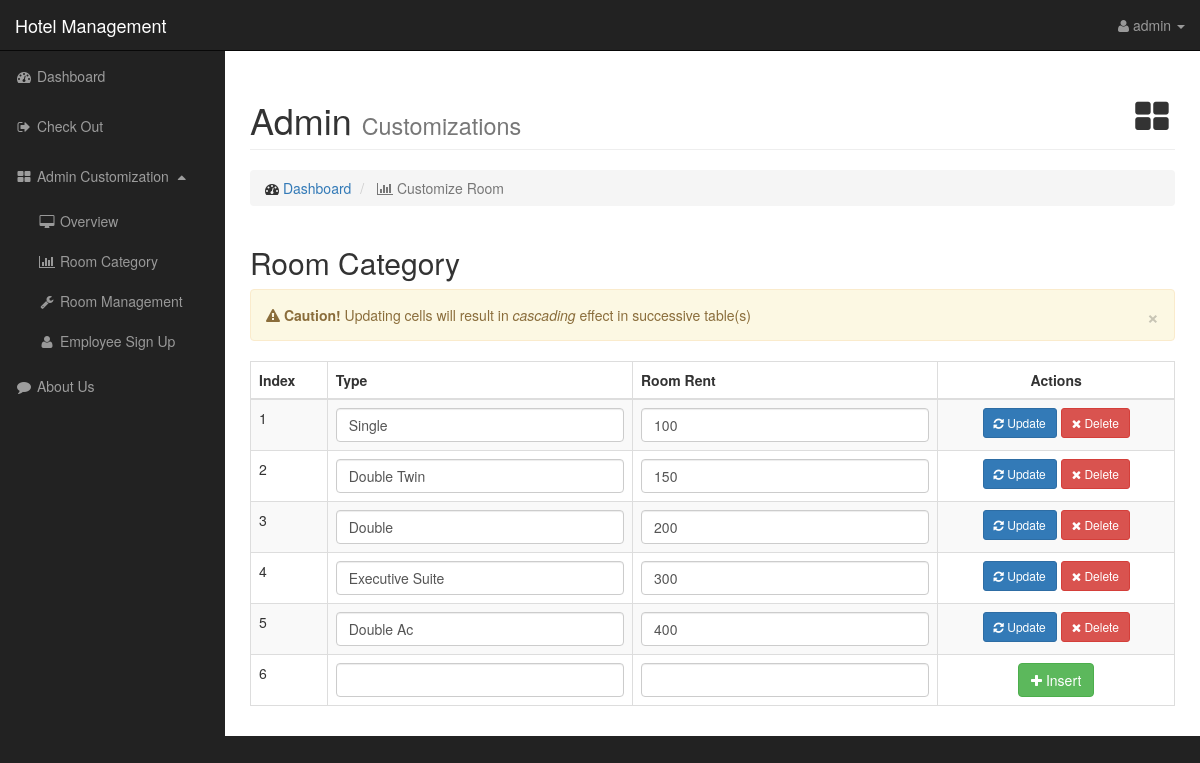
The page /roomCategory.php (signed in) on the database as committed earlier.
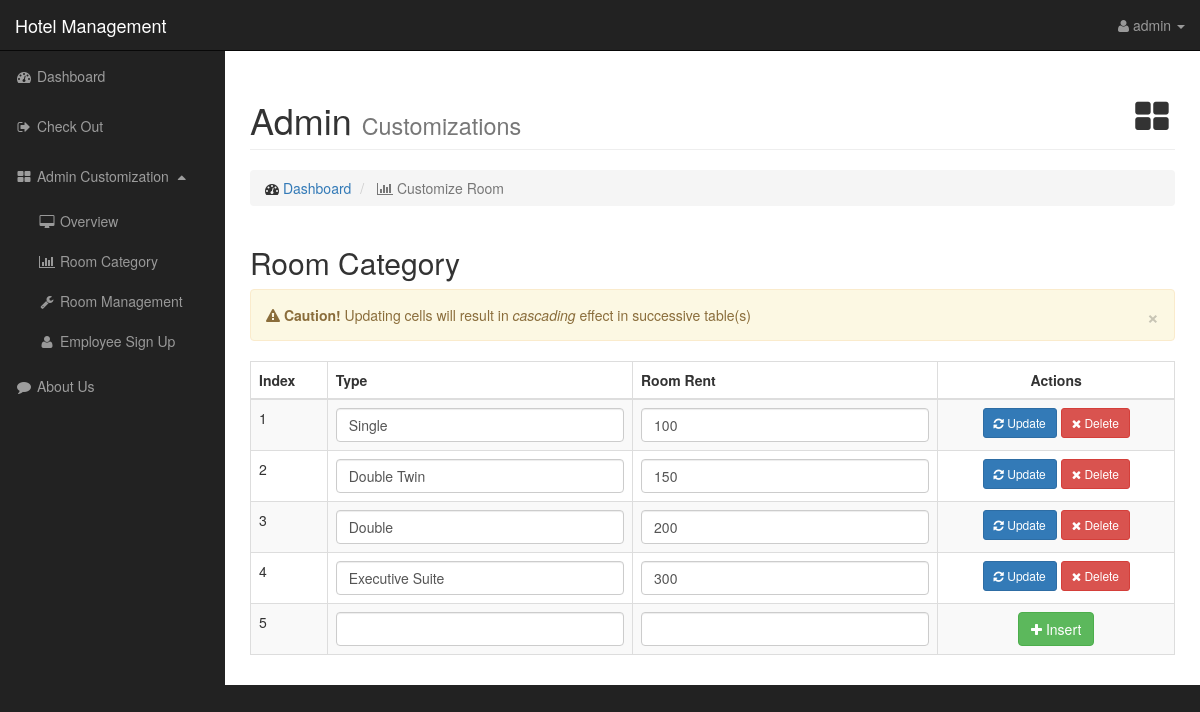
The same page on the database as committed later.
### tables this page shows
CREATE TABLE IF NOT EXISTS `category` (
  `id` int(11) NOT NULL AUTO_INCREMENT,
  `type` varchar(16) NOT NULL,
  `room_rent` int(11) NOT NULL,
  PRIMARY KEY (`id`),
  UNIQUE KEY `id` (`id`),
  UNIQUE KEY `type` (`type`)
);

### roomCategory.php (the view, shortened to what this page needs)
<?php
    include 'header.php';
?>
        <div id="page-wrapper">
            <div class="container-fluid">
                <div class="row">
                    <div class="col-lg-12">
                        <h1 class="page-header">
                            Admin <small>Customizations</small> <i class="fa fa-fw fa-th-large pull-right"></i>
                        </h1>
                        <ol class="breadcrumb">
                            <li>
                                <i class="fa fa-dashboard"></i> <a href="index.php">Dashboard</a>
                            </li>
                            <li class="active">
                                <i class="fa fa-bar-chart-o"></i> Customize Room
                            </li>
                        </ol>
                    </div>
                </div>
                <h2>Room Category</h2>
                <div class="alert alert-warning fade in">
                    <a href="#" class="close" data-dismiss="alert" aria-label="close">&times;</a>
                    <strong><i class="fa fa-warning"></i> Caution!</strong> Updating cells will result in <em>cascading</em> effect in successive table(s)
                </div>
                <div class="table-responsive">
                    <table class="table table-bordered table-hover table-striped">
                        <thead>
                            <tr>
                                <th>Index</th>
                                <th>Type</th>
                                <th>Room Rent</th>
                                <th class="text-center">Actions</th>
                            </tr>
                        </thead>
                        <tbody>
                            <?php
                            $query = "SELECT * from category";
                            $runQuery = mysql_query($query);
                            $count = 1;
                            while($row = mysql_fetch_array($runQuery)) {
                                echo "<tr>";
                                    echo "<form method='POST' action='roomCategory.php' autocomplete = off>";
                                    echo "<td>".$count."</td>";
                                    echo "<td><input type='text' class='form-control' name='typeTxt' value='".$row['type']."' data-toggle='tooltip' title= 'Type must be unique' required></td>";
                                    echo "<td><input type='number' class='form-control' name='roomRentTxt' value='".$row['room_rent']."' required></td>";
                                    echo "<td class='text-center'><button type='submit' name='updateBtn' class='btn btn-primary btn-sm'> <i class='fa fa-refresh'></i> Update </button> ";
                                    echo "<button Onclick='return ConfirmDelete();' type='submit' name='deleteBtn' value='Delete' class='btn btn-danger btn-sm'> <i class='fa fa-remove'></i> Delete </button>";
                                    echo "<input type='hidden' name='hiddnId' value='".$row['id']."'></td>";
                                    echo "</form>";
                               $count++;
                            echo "</tr>";
                            }
                            echo "<tr>";
                                    echo "<form method='POST' action='roomCategory.php' autocomplete = off>";
                                    echo "<td>" . $count . "</td>";
                                    echo "<td><input type='text' class='form-control' name='typeTxt' autofocus></td>";
                                    echo "<td><input type='number' class='form-control' name='roomRentTxt'></td>";
                                    echo "<td class = 'text-center'><button type='submit' name='insertBtn' class='btn btn-success btn-md'><i class='fa fa-plus'></i> Insert </button></td>";
                                echo "</form>";
                            echo "</tr>";
                            ?>
                        </tbody>
                    </table>
                </div>
            </div>
        </div>
    </div>
<?php
    include 'footer.php';
?>

Rows that differ between the two databases and show on the page:
removed category: typeTxt "Double Ac", roomRentTxt "400"
Other text that changed with them:
$count: "6" → "5"
